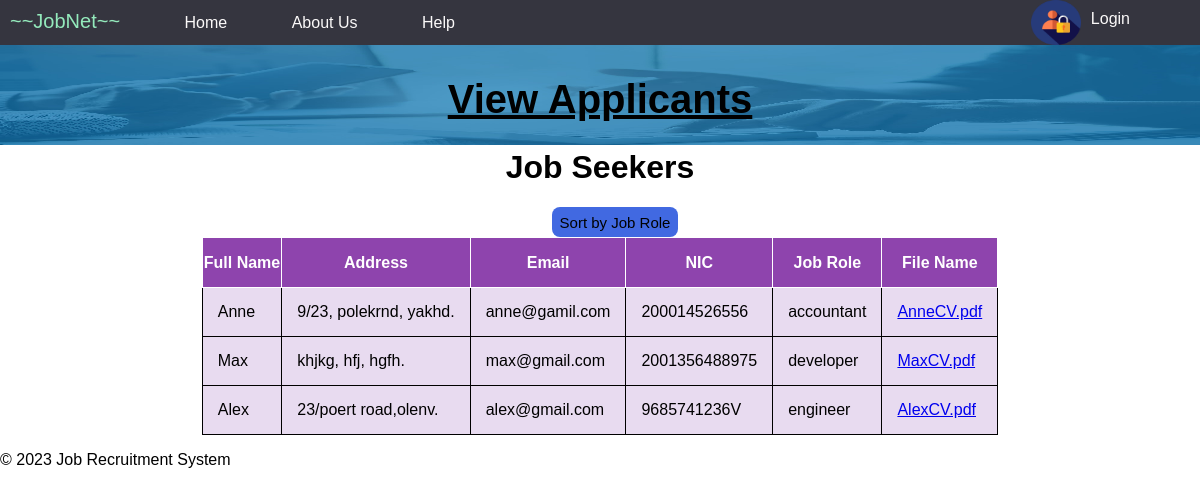
/seekers.php, run on the app's committed database.
### tables this page shows
CREATE TABLE `candidates` (
  `id` int(11) NOT NULL,
  `fullname` varchar(255) NOT NULL,
  `address` varchar(255) DEFAULT NULL,
  `email` varchar(255) NOT NULL,
  `NIC` varchar(20) NOT NULL,
  `jobrole` varchar(50) NOT NULL,
  `file_name` varchar(255) NOT NULL,
  `file_data` longblob NOT NULL
);

### seekers.php (the view, shortened to what this page needs)
<html>
    <head>
        <link rel="stylesheet" type="text/css" href="css/style.css">
        <link rel="stylesheet" type="text/css" href="css/style-2.css">
    </head>
    <body>
        <nav>
            <ul>
                <li class="jobnet">~~JobNet~~</li>
                <li><a href="home.php">Home</a></li>
                <li><a href="About Us.php">About Us</a></li>
                <li><a href="Help.php">Help</a></li>
                <?php
                    include "php/config.php";
                    if (isset($_SESSION['username'])) {
                        $userName = $_SESSION['username'];
                        echo '<li style="float:right">'.'<a href="logout.php">'.'Log out'.'</a>'.'</li>';
                        echo '<li style="float:right">'.$userName.'</li>';
                    }else{
                        echo '<li style="float:right">'.'<a href="index.php">'. 'Login'.'</a>'.'</li>';
                    }
                ?>
                <li style="float:right"><img src="295128.png" alt="" class="login"></li>
            </ul>
        </nav>
        <div>
            <h1 class="headers">View Applicants</h1>
            <img src="hero03.jpg" alt="" class="header_img">
        </div>
        <?php
            $sortColumn = isset($_GET['sort']) ? $_GET['sort'] : 'jobrole';
            $sql = "SELECT fullname, address, email, NIC, jobrole, file_name FROM candidates ORDER BY $sortColumn";
            $result = mysqli_query($connection, $sql);
            if ($result) {
                $rows = mysqli_fetch_all($result, MYSQLI_ASSOC);
            } else {
                echo "Query failed: " . mysqli_error($connection);
            }
        ?>
        <h1 style="text-align:center">Job Seekers</h1>
        <div class="button-container">
            <button onclick="sortTableByJobRole()">Sort by Job Role</button>
        </div>
        <table>
            <tr>
                <th>Full Name</th>
                <th>Address</th>
                <th>Email</th>
                <th>NIC</th>
                <th><a href="?sort=jobrole">Job Role</a></th>
                <th>File Name</th>
            </tr>
            <tbody>
                <?php
                    foreach ($rows as $row) {
                        echo "<tr>";
                        echo "<td>" . $row['fullname'] . "</td><td>" . $row['address'] . "</td><td>" . $row['email'] . "</td><td>". $row['NIC'] . "</td><td>". $row['jobrole'] . "</td><td><a href='view.php?filename=" . $row['file_name'] . "'>" . $row['file_name'] . "</a></td>";
                        echo "</tr>";
                    }
                ?>
            </tbody>
        </table>
        <footer>
            <p>&copy; 2023 Job Recruitment System</p>
        </footer>
    </body>
</html>

### css/style.css (style rules this page uses)
body { font-family: Arial, Helvetica; margin: 0; padding: 0; }
nav { background-color: rgb(53, 53, 63); color: #f7f6f6; text-align: left; height: 50px; }
nav ul { list-style: none; padding: 10px; }
nav li { display: inline; margin-right: 60px; }
nav li a { text-decoration: none; color: #fbf9f9; }
.jobnet { font-size: 20px; font-weight: 3px bold; font-family: 'Arial Narrow Bold', sans-serif; color: rgb(148, 234, 188); }
td { padding: 15px; }

### seekers.php (style rules this page uses)
.login { width: 50px; height: 45px; position: absolute; top: 0px; }
.header_img { width: 100%; height: 100px; position: absolute; top: 45px; }
.headers { font-size: 40px; text-align: center; position: relative; z-index: 100; text-decoration: underline; }
.button-container { display: flex; justify-content: center; align-items: center; margin-top: 20px; margin-left: 30px; }
button { background-color: royalblue; border: transparent solid 2px; border-radius: 8px; font-size: 15px; height: 30px; }
table, th, td { border: 1px solid; border-collapse: collapse; margin: 0 auto; background-color: rgb(142, 68, 173, 0.1); }
table th { background-color: #8E44AD; color: #fff; height: 50px; }
table th a { text-decoration: none; color: #fff; }

### data on the page
candidates: fullname "Anne", address "9/23, polekrnd, yakhd.", email "anne@gamil.com", NIC "200014526556", jobrole "accountant", file_name "AnneCV.pdf"
candidates: fullname "Max", address "khjkg, hfj, hgfh.", email "max@gmail.com", NIC "2001356488975", jobrole "developer", file_name "MaxCV.pdf"
candidates: fullname "Alex", address "23/poert road,olenv.", email "alex@gmail.com", NIC "9685741236V", jobrole "engineer", file_name "AlexCV.pdf"
